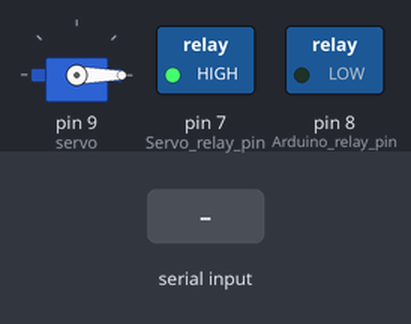
Simulated run of this sketch. Board: Arduino Uno, built with avr-gcc and run on an emulated ATmega328P. Parts: servo, switched loads named in the sketch (green lamp = pin HIGH). The inputs (shaded band) are chosen by the test bench.

Above: at 1.2 s.
1.3 s: "90,45\n" received over the second serial link
At 3.3 s:
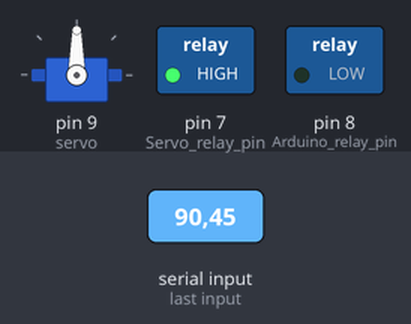
3.8 s: "30,150\n" received over the second serial link
At 5.2 s:
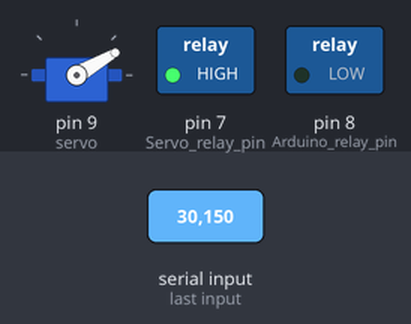
6.3 s: "365\n" received over the second serial link
At 8.3 s:
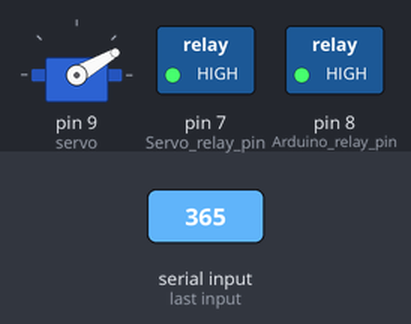
Timing chart, 0 to 13.8 s (numbered marks = the images above; inputs shaded):
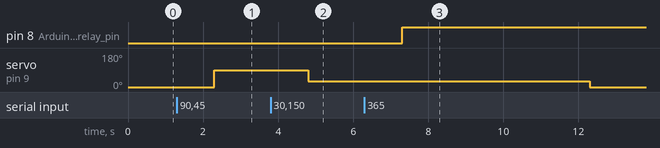

Measured:
- after the input at 1.3 s, servo on pin 9 (servo): 0° → 90° after 1.0 s
- after the input at 3.8 s, servo on pin 9 (servo): 90° → 30° after 1.0 s
- after the input at 6.3 s, pin 8 (Arduino_relay_pin): LOW → HIGH after 1.0 s; servo on pin 9 (servo): 30° → 0° after 6.0 s

The sketch:

servo_bluetooth_and_relay_v1.ino
```cpp
#include <SoftwareSerial.h>
#include "Servo.h"

Servo servo;

#define Arduino_relay_pin 8
#define Servo_relay_pin 7

int History, angl_rotation_current;

String BT_msg;
String USB_msg;

SoftwareSerial BTSerial(10,11);//  RX--10 et TX--11


void setup() {
  // put your setup code here, to run once:
  //Serial.begin(9600);
  servo.attach(9);
  servo.write(5);
  BTSerial.begin(9600);
  pinMode(Arduino_relay_pin,OUTPUT);
  digitalWrite(Arduino_relay_pin,LOW);

  pinMode(Servo_relay_pin,OUTPUT);
  digitalWrite(Servo_relay_pin,HIGH);


}

void loop() {
  // put your main code here, to run repeatedly:
  while (BTSerial.available()){
    BT_msg = BTSerial.readString();
    //BTSerial.println(BT_msg);
    }
    angl_rotation_current = BT_msg.toInt();

    /*if (angl_rotation_current==0){
      angl_rotation_current=angl_rotation_prev;
    }
    if (angl_rotation_current!=0){
      angl_rotation_prev=angl_rotation_current;
    }*/
    if (angl_rotation_current==365){
        angl_rotation_current=0;
        digitalWrite(Arduino_relay_pin,HIGH);
        delay(5000);
    }
    else if (angl_rotation_current==999){
        angl_rotation_current=History;
        digitalWrite(Servo_relay_pin,LOW);
        delay(1000);
    }
    else if (angl_rotation_current==998){
        angl_rotation_current=History;
        digitalWrite(Servo_relay_pin,HIGH);
        delay(1000);
    }
    //angl_rotation_current = BT_msg.toInt();
    //BTSerial.println(angl_rotation_current);
    servo.write(angl_rotation_current);
    History=angl_rotation_current;
    //delay(1000);
}
```
